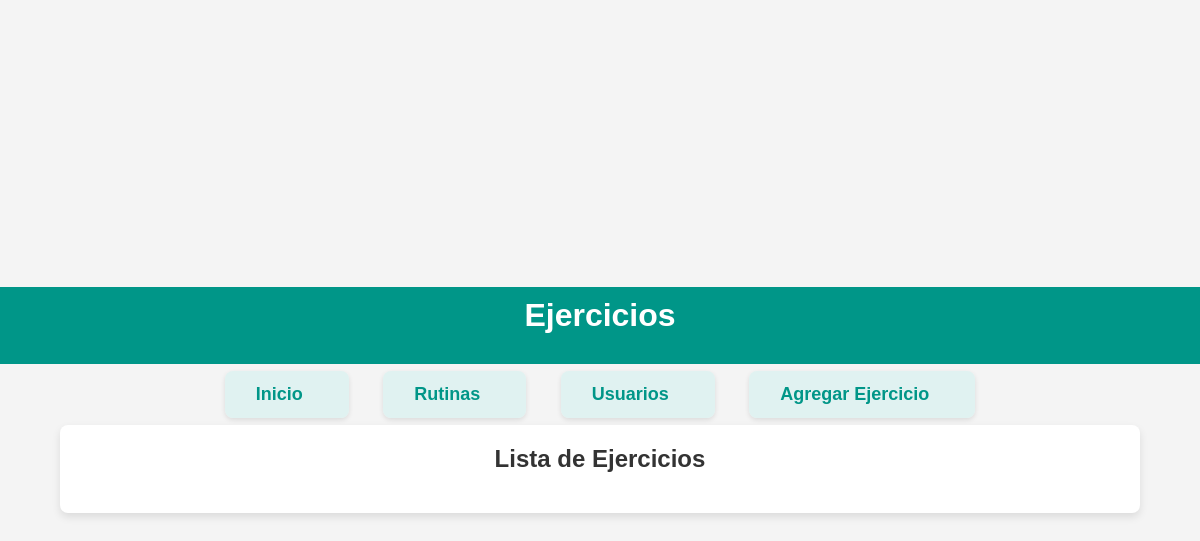
Page /ejercicios/ on the earlier database version.
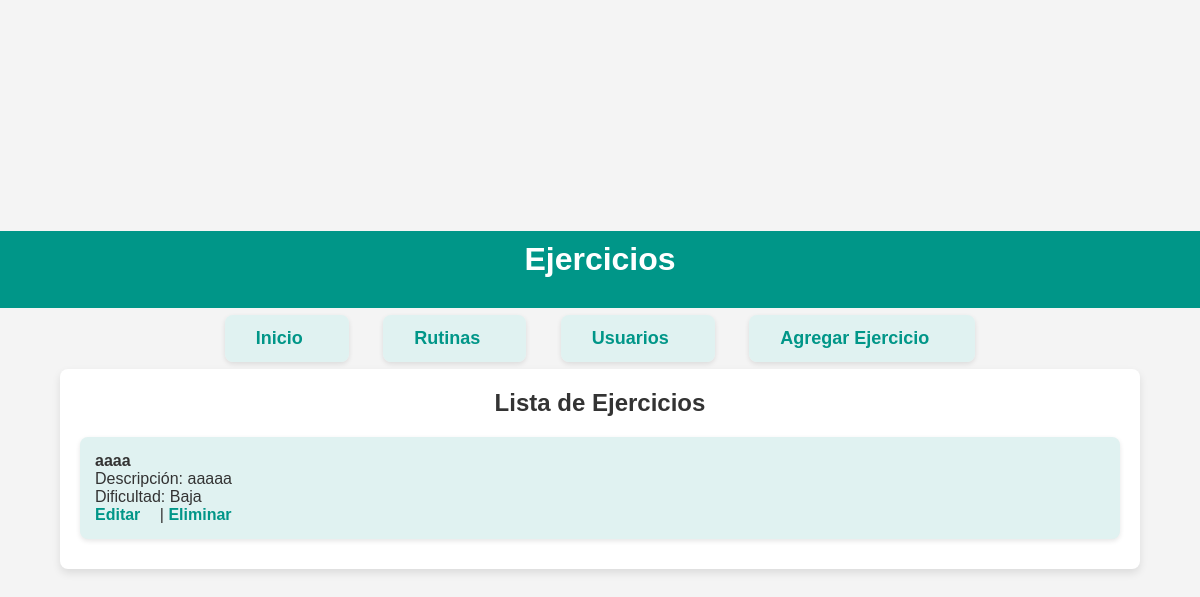
Same page on the later database version.
### gitapp/models.py (models this page shows, shortened)
class Ejercicio(models.Model):
    nombre = models.CharField(max_length=100)
    descripcion = models.TextField()
    dificultad = models.CharField(max_length=50)

### gitapp/views.py (the view)
# urls.py: path('ejercicios/', views.ejercicios, name='ejercicios'),
def ejercicios(request):
    ejercicios = Ejercicio.objects.all()
    return render(request, 'gitapp/ejercicios.html', {'ejercicios': ejercicios})

### gitapp/templates/gitapp/ejercicios.html (shortened to what this page needs)
{% load static %}
<!DOCTYPE html>
<html lang="es">
<head>
    <link rel="stylesheet" href="{% static 'gitapp/estilo.css' %}">
</head>
<body>
<header>
    <h1>Ejercicios</h1>
</header>
<nav>
    <ul>
        <li><a href="{% url 'index' %}">Inicio</a></li>
        <li><a href="{% url 'rutinas' %}">Rutinas</a></li>
        <li><a href="{% url 'usuarios' %}">Usuarios</a></li>
        <li><a href="{% url 'agregar_ejercicio' %}">Agregar Ejercicio</a></li>
    </ul>
</nav>
<main>
    <h2>Lista de Ejercicios</h2>
    <ul>
        {% for ejercicio in ejercicios %}
            <li>
                <strong>{{ ejercicio.nombre }}</strong><br>
                Descripción: {{ ejercicio.descripcion }}<br>
                Dificultad: {{ ejercicio.dificultad }}<br>
                <a href="{% url 'editar_ejercicio' ejercicio.id %}">Editar</a> |
                <a href="{% url 'eliminar_ejercicio' ejercicio.id %}">Eliminar</a>
            </li>
        {% endfor %}
    </ul>
</main>
</body>
</html>

Differences in the rows shown:
added Ejercicio: nombre "aaaa", descripcion "aaaaa", dificultad "Baja"
